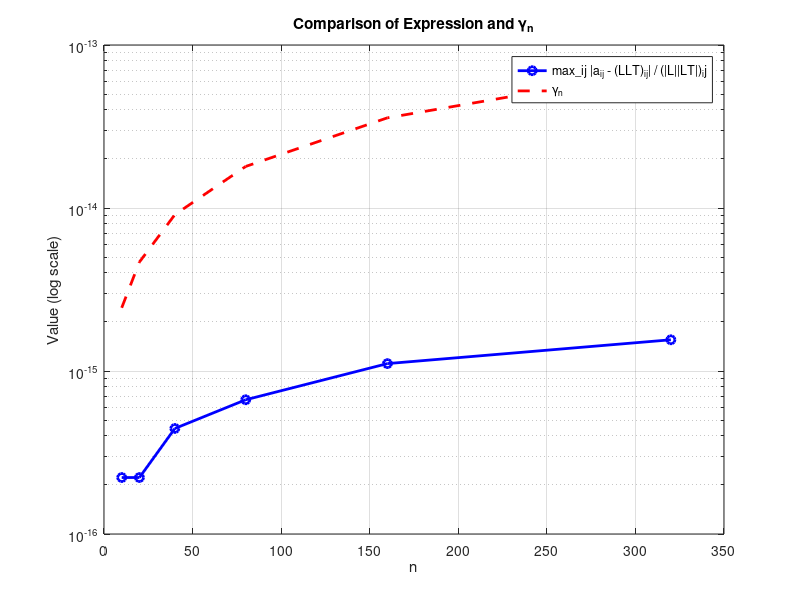

Here is the MATLAB script that generated this plot:
n_values = [10, 20, 40, 80, 160, 320];
expression_values = [];
gamma_values = [];
decimal_places = 2;

for i = 1:6
    n = n_values(i);
    
    a21 = zeros(n-1, 1);

    for j = 1:n-1
        a21(j, 1) = sqrt(pi + j);
    end
    
    a21_sq = (n-1) * pi + (n * (n - 1)) / 2;

    a11 = a21_sq + 1;

    I = speye(n - 1);

    A = sparse([a11, a21'; a21, I]);
  
    Lb = chol(A, 'lower');

    error = abs(A - Lb * Lb');
    
    product = abs(Lb) * abs(Lb');
    
    error_ratio = error ./ product;

    expression_values = [expression_values,max(error_ratio(:))];

    gamma_values = [gamma_values,((n+1) * eps)/(1 - (n+2) * eps)];

end

figure;
semilogy(n_values, expression_values, 'b-o', 'LineWidth', 2, 'DisplayName', 'max\_ij |a_{ij} - (LLT)_{ij}| / (|L||LT|)_ij');
hold on;
semilogy(n_values, gamma_values, 'r--', 'LineWidth', 2, 'DisplayName', '\gamma_{n}');
xlabel('n');
ylabel('Value (log scale)');
title('Comparison of Expression and \gamma_{n}');
legend('Location', 'Best');
grid on;


